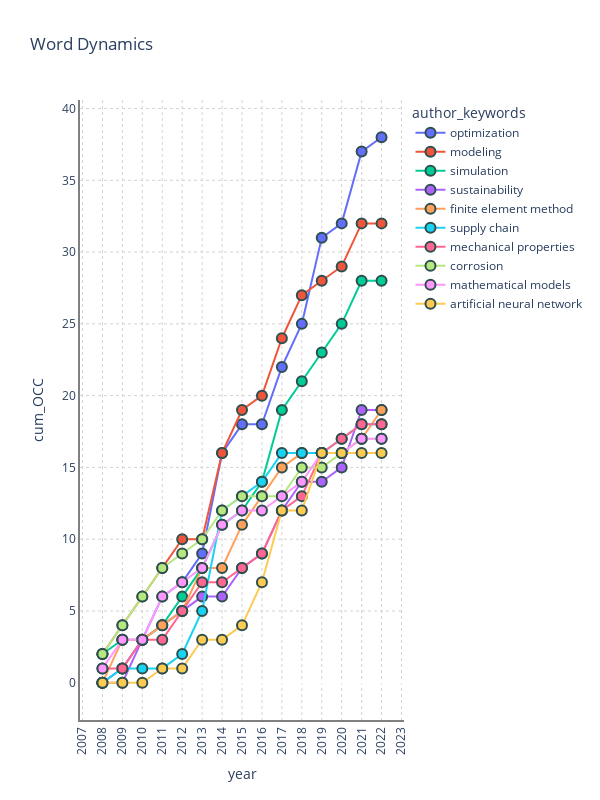

The notebook cell this image was saved under:
### Markdown cell above
Dinámica de los términos clave
===

### Code cell
from techminer2 import bibliometrix

bibliometrix.words.word_dynamics(
    criterion="author_keywords",
    topics_length=10,
    directory="../../../data/",
).update_layout(
    width=600,
    height=800,
)

### Figure 1 — Plotly figure (JSON) as saved in the notebook; plotly's stock layout.template omitted (floating-point values rounded to 4 significant figures)
{"data": [{"customdata": [["optimization"], ["optimization"], ["optimization"], ["optimization"], ["optimization"], ["optimization"], ["optimization"], ["optimization"], ["optimization"], ["optimization"], ["optimization"], ["optimization"], ["optimization"], ["optimization"], ["optimization"]], "hovertemplate": "author_keywords=%{customdata[0]}<br>year=%{x}<br>cum_OCC=%{y}<extra></extra>", "legendgroup": "optimization", "line": {"color": "#636efa", "dash": "solid"}, "marker": {"line": {"color": "darkslategray", "width": 2}, "size": 10, "symbol": "circle"}, "mode": "markers+lines", "name": "optimization", "orientation": "v", "showlegend": true, "type": "scatter", "x": [2008, 2009, 2010, 2011, 2012, 2013, 2014, 2015, 2016, 2017, 2018, 2019, 2020, 2021, 2022], "xaxis": "x", "y": [0, 1, 3, 6, 7, 9, 16, 18, 18, 22, 25, 31, 32, 37, 38], "yaxis": "y"}, {"customdata": [["modeling"], ["modeling"], ["modeling"], ["modeling"], ["modeling"], ["modeling"], ["modeling"], ["modeling"], ["modeling"], ["modeling"], ["modeling"], ["modeling"], ["modeling"], ["modeling"], ["modeling"]], "hovertemplate": "author_keywords=%{customdata[0]}<br>year=%{x}<br>cum_OCC=%{y}<extra></extra>", "legendgroup": "modeling", "line": {"color": "#EF553B", "dash": "solid"}, "marker": {"line": {"color": "darkslategray", "width": 2}, "size": 10, "symbol": "circle"}, "mode": "markers+lines", "name": "modeling", "orientation": "v", "showlegend": true, "type": "scatter", "x": [2008, 2009, 2010, 2011, 2012, 2013, 2014, 2015, 2016, 2017, 2018, 2019, 2020, 2021, 2022], "xaxis": "x", "y": [2, 4, 6, 8, 10, 10, 16, 19, 20, 24, 27, 28, 29, 32, 32], "yaxis": "y"}, {"customdata": [["simulation"], ["simulation"], ["simulation"], ["simulation"], ["simulation"], ["simulation"], ["simulation"], ["simulation"], ["simulation"], ["simulation"], ["simulation"], ["simulation"], ["simulation"], ["simulation"], ["simulation"]], "hovertemplate": "author_keywords=%{customdata[0]}<br>year=%{x}<br>cum_OCC=%{y}<extra></extra>", "legendgroup": "simulation", "line": {"color": "#00cc96", "dash": "solid"}, "marker": {"line": {"color": "darkslategray", "width": 2}, "size": 10, "symbol": "circle"}, "mode": "markers+lines", "name": "simulation", "orientation": "v", "showlegend": true, "type": "scatter", "x": [2008, 2009, 2010, 2011, 2012, 2013, 2014, 2015, 2016, 2017, 2018, 2019, 2020, 2021, 2022], "xaxis": "x", "y": [2, 3, 3, 4, 6, 8, 11, 12, 14, 19, 21, 23, 25, 28, 28], "yaxis": "y"}, {"customdata": [["sustainability"], ["sustainability"], ["sustainability"], ["sustainability"], ["sustainability"], ["sustainability"], ["sustainability"], ["sustainability"], ["sustainability"], ["sustainability"], ["sustainability"], ["sustainability"], ["sustainability"], ["sustainability"], ["sustainability"]], "hovertemplate": "author_keywords=%{customdata[0]}<br>year=%{x}<br>cum_OCC=%{y}<extra></extra>", "legendgroup": "sustainability", "line": {"color": "#ab63fa", "dash": "solid"}, "marker": {"line": {"color": "darkslategray", "width": 2}, "size": 10, "symbol": "circle"}, "mode": "markers+lines", "name": "sustainability", "orientation": "v", "showlegend": true, "type": "scatter", "x": [2008, 2009, 2010, 2011, 2012, 2013, 2014, 2015, 2016, 2017, 2018, 2019, 2020, 2021, 2022], "xaxis": "x", "y": [0, 0, 3, 4, 5, 6, 6, 8, 9, 12, 14, 14, 15, 19, 19], "yaxis": "y"}, {"customdata": [["finite element method"], ["finite element method"], ["finite element method"], ["finite element method"], ["finite element method"], ["finite element method"], ["finite element method"], ["finite element method"], ["finite element method"], ["finite element method"], ["finite element method"], ["finite element method"], ["finite element method"], ["finite element method"], ["finite element method"]], "hovertemplate": "author_keywords=%{customdata[0]}<br>year=%{x}<br>cum_OCC=%{y}<extra></extra>", "legendgroup": "finite element method", "line": {"color": "#FFA15A", "dash": "solid"}, "marker": {"line": {"color": "darkslategray", "width": 2}, "size": 10, "symbol": "circle"}, "mode": "markers+lines", "name": "finite element method", "orientation": "v", "showlegend": true, "type": "scatter", "x": [2008, 2009, 2010, 2011, 2012, 2013, 2014, 2015, 2016, 2017, 2018, 2019, 2020, 2021, 2022], "xaxis": "x", "y": [0, 3, 3, 4, 5, 8, 8, 11, 13, 15, 16, 16, 16, 17, 19], "yaxis": "y"}, {"customdata": [["supply chain"], ["supply chain"], ["supply chain"], ["supply chain"], ["supply chain"], ["supply chain"], ["supply chain"], ["supply chain"], ["supply chain"], ["supply chain"], ["supply chain"], ["supply chain"], ["supply chain"], ["supply chain"], ["supply chain"]], "hovertemplate": "author_keywords=%{customdata[0]}<br>year=%{x}<br>cum_OCC=%{y}<extra></extra>", "legendgroup": "supply chain", "line": {"color": "#19d3f3", "dash": "solid"}, "marker": {"line": {"color": "darkslategray", "width": 2}, "size": 10, "symbol": "circle"}, "mode": "markers+lines", "name": "supply chain", "orientation": "v", "showlegend": true, "type": "scatter", "x": [2008, 2009, 2010, 2011, 2012, 2013, 2014, 2015, 2016, 2017, 2018, 2019, 2020, 2021, 2022], "xaxis": "x", "y": [0, 1, 1, 1, 2, 5, 12, 13, 14, 16, 16, 16, 17, 18, 18], "yaxis": "y"}, {"customdata": [["mechanical properties"], ["mechanical properties"], ["mechanical properties"], ["mechanical properties"], ["mechanical properties"], ["mechanical properties"], ["mechanical properties"], ["mechanical properties"], ["mechanical properties"], ["mechanical properties"], ["mechanical properties"], ["mechanical properties"], ["mechanical properties"], ["mechanical properties"], ["mechanical properties"]], "hovertemplate": "author_keywords=%{customdata[0]}<br>year=%{x}<br>cum_OCC=%{y}<extra></extra>", "legendgroup": "mechanical properties", "line": {"color": "#FF6692", "dash": "solid"}, "marker": {"line": {"color": "darkslategray", "width": 2}, "size": 10, "symbol": "circle"}, "mode": "markers+lines", "name": "mechanical properties", "orientation": "v", "showlegend": true, "type": "scatter", "x": [2008, 2009, 2010, 2011, 2012, 2013, 2014, 2015, 2016, 2017, 2018, 2019, 2020, 2021, 2022], "xaxis": "x", "y": [1, 1, 3, 3, 5, 7, 7, 8, 9, 12, 13, 16, 17, 18, 18], "yaxis": "y"}, {"customdata": [["corrosion"], ["corrosion"], ["corrosion"], ["corrosion"], ["corrosion"], ["corrosion"], ["corrosion"], ["corrosion"], ["corrosion"], ["corrosion"], ["corrosion"], ["corrosion"], ["corrosion"], ["corrosion"], ["corrosion"]], "hovertemplate": "author_keywords=%{customdata[0]}<br>year=%{x}<br>cum_OCC=%{y}<extra></extra>", "legendgroup": "corrosion", "line": {"color": "#B6E880", "dash": "solid"}, "marker": {"line": {"color": "darkslategray", "width": 2}, "size": 10, "symbol": "circle"}, "mode": "markers+lines", "name": "corrosion", "orientation": "v", "showlegend": true, "type": "scatter", "x": [2008, 2009, 2010, 2011, 2012, 2013, 2014, 2015, 2016, 2017, 2018, 2019, 2020, 2021, 2022], "xaxis": "x", "y": [2, 4, 6, 8, 9, 10, 12, 13, 13, 13, 15, 15, 16, 17, 17], "yaxis": "y"}, {"customdata": [["mathematical models"], ["mathematical models"], ["mathematical models"], ["mathematical models"], ["mathematical models"], ["mathematical models"], ["mathematical models"], ["mathematical models"], ["mathematical models"], ["mathematical models"], ["mathematical models"], ["mathematical models"], ["mathematical models"], ["mathematical models"], ["mathematical models"]], "hovertemplate": "author_keywords=%{customdata[0]}<br>year=%{x}<br>cum_OCC=%{y}<extra></extra>", "legendgroup": "mathematical models", "line": {"color": "#FF97FF", "dash": "solid"}, "marker": {"line": {"color": "darkslategray", "width": 2}, "size": 10, "symbol": "circle"}, "mode": "markers+lines", "name": "mathematical models", "orientation": "v", "showlegend": true, "type": "scatter", "x": [2008, 2009, 2010, 2011, 2012, 2013, 2014, 2015, 2016, 2017, 2018, 2019, 2020, 2021, 2022], "xaxis": "x", "y": [1, 3, 3, 6, 7, 8, 11, 12, 12, 13, 14, 16, 16, 17, 17], "yaxis": "y"}, {"customdata": [["artificial neural network"], ["artificial neural network"], ["artificial neural network"], ["artificial neural network"], ["artificial neural network"], ["artificial neural network"], ["artificial neural network"], ["artificial neural network"], ["artificial neural network"], ["artificial neural network"], ["artificial neural network"], ["artificial neural network"], ["artificial neural network"], ["artificial neural network"], ["artificial neural network"]], "hovertemplate": "author_keywords=%{customdata[0]}<br>year=%{x}<br>cum_OCC=%{y}<extra></extra>", "legendgroup": "artificial neural network", "line": {"color": "#FECB52", "dash": "solid"}, "marker": {"line": {"color": "darkslategray", "width": 2}, "size": 10, "symbol": "circle"}, "mode": "markers+lines", "name": "artificial neural network", "orientation": "v", "showlegend": true, "type": "scatter", "x": [2008, 2009, 2010, 2011, 2012, 2013, 2014, 2015, 2016, 2017, 2018, 2019, 2020, 2021, 2022], "xaxis": "x", "y": [0, 0, 0, 1, 1, 3, 3, 4, 7, 12, 12, 16, 16, 16, 16], "yaxis": "y"}], "layout": {"height": 800, "legend": {"title": {"text": "author_keywords"}, "tracegroupgap": 0}, "paper_bgcolor": "white", "plot_bgcolor": "white", "title": {"text": "Word Dynamics"}, "width": 600, "xaxis": {"anchor": "y", "autorange": true, "domain": [0, 1], "dtick": 1, "gridcolor": "lightgray", "griddash": "dot", "linecolor": "gray", "linewidth": 2, "range": [2007.0, 2023.0], "tickangle": -90, "title": {"text": "year"}, "type": "linear"}, "yaxis": {"anchor": "x", "autorange": true, "domain": [0, 1], "gridcolor": "lightgray", "griddash": "dot", "linecolor": "gray", "linewidth": 2, "range": [-2.595, 40.59], "title": {"text": "cum_OCC"}, "type": "linear"}}}
